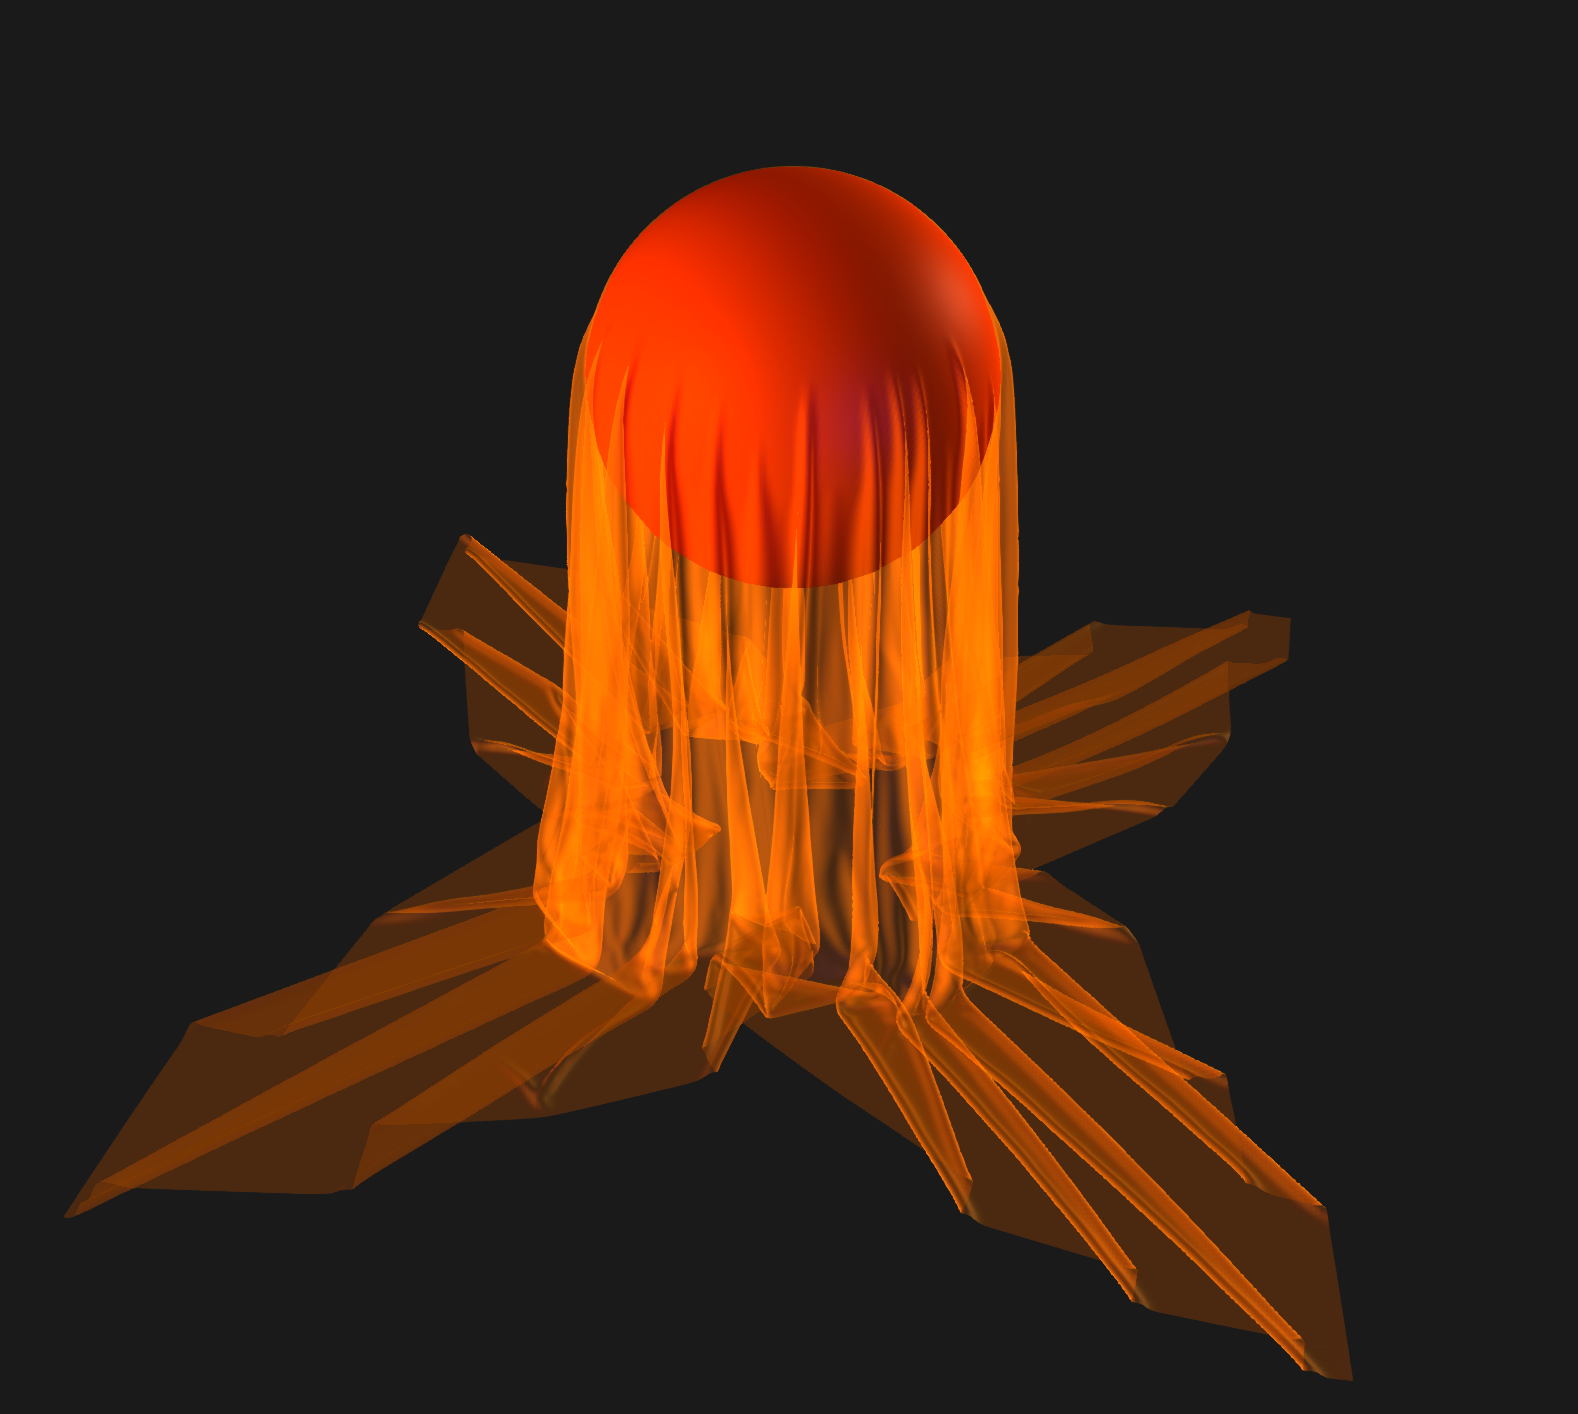

This chart was generated by the following Julia code:
# The MIT License (MIT)
#
# Permission is hereby granted, free of charge, to any person obtaining a copy of
# this software and associated documentation files (the "Software"), to deal in
# the Software without restriction, including without limitation the rights to
# use, copy, modify, merge, publish, distribute, sublicense, and/or sell copies of
# the Software, and to permit persons to whom the Software is furnished to do so,
# subject to the following conditions:
# The above copyright notice and this permission notice shall be included in all
# copies or substantial portions of the Software.
# THE SOFTWARE IS PROVIDED "AS IS", WITHOUT WARRANTY OF ANY KIND, EXPRESS OR
# IMPLIED, INCLUDING BUT NOT LIMITED TO THE WARRANTIES OF MERCHANTABILITY, FITNESS
# FOR A PARTICULAR PURPOSE AND NONINFRINGEMENT. IN NO EVENT SHALL THE AUTHORS OR
# COPYRIGHT HOLDERS BE LIABLE FOR ANY CLAIM, DAMAGES OR OTHER LIABILITY, WHETHER
# IN AN ACTION OF CONTRACT, TORT OR OTHERWISE, ARISING FROM, OUT OF OR IN
# CONNECTION WITH THE SOFTWARE OR THE USE OR OTHER DEALINGS IN THE SOFTWARE.

# This implementation is a based on:
# www.youtube.com/c/TenMinutePhysics
# www.matthiasMueller.info/tenMinutePhysics

using LinearAlgebra
using CUDA, KernelAbstractions, Atomix
using GLMakie, GeometryBasics
using StaticArrays

const SVec3 = SVector{3, Float32}

function init_state(;
        numSubsteps = 30,
        timeStep = 1.0f0 / 60.0f0,
        gravity = SVec3(0, 0, -10),
        sphereCenter = SVec3(0, 0, 1.5),
        sphereRadius = 0.5f0,
        numX = 500,
        numY = 500,
        spacing = 0.01f0,
        zOffset = 2.2f0
    )
    # targetFps = 60
    # paused = false 
    # hidden = false 
    # frameNr = 0

    # dragParticleNr = -1
    # dragDepth = 0.0
    # dragInvMass = 0.0

    numX += numX % 2
    numY += numY % 2 

    numParticles = (numX + 1) * (numY + 1)
    hostPos = zeros(SVec3, numX + 1, numY + 1)
    # hostNormals = zeros(SVec3, 2 * numX * numY)
    hostInvMass = ones(Float32, numParticles)
    hostTriIds = Vector{GLTriangleFace}(undef, 2 * numX * numY)


    k = 1
    for I in CartesianIndices(hostPos)
        id = LinearIndices(hostPos)[I]

        hostPos[I] = SVec3(
                    (-numX * 0.5 + I[1] - 1)*spacing, 
                    (-numY * 0.5 + I[2] - 1)*spacing,
                    zOffset
                )

        if I[1] <= numX && I[2] <= numY
            tI = Tuple(I)
            hostTriIds[k] = GLTriangleFace(id, id + 1, id + numY + 1)
            hostTriIds[k+1] = GLTriangleFace(id + 1, id + numY + 2, id + numY + 1)
            k += 2
        end
    end

    pos = cu(hostPos)
    prevPos = cu(hostPos)
    restPos = cu(hostPos)
    invMass = cu(hostInvMass)
    corr = CUDA.zeros(SVec3, numX+1, numY+1)
    vel = CUDA.zeros(SVec3, numX+1, numY+1)
    # normals = cu(hostNormals)
    triIds = cu(hostTriIds)

    # constraints
    passSizes = (
        (numX + 1) * floor(Int, numY / 2),
        (numX + 1) * floor(Int, numY / 2),
        floor(Int, numX / 2) * (numY + 1),
        floor(Int, numX / 2) * (numY + 1),
        2 * numX * numY + (numX + 1) * (numY - 1) + (numY + 1) * (numX - 1)
    )


    passIndependent = (true, true, true, true, false)

    numDistConstraints = sum(passSizes)

    hostDistConstIds = Array{NTuple{2, Int32}}(undef, numDistConstraints)

    LI = LinearIndices(pos)

    # stretch constraints
    begin
        k = 1
        for passNr in 1:2
            for i in passNr:2:size(pos,1)-1, j in 1:size(pos, 2)
                hostDistConstIds[k] = (LI[i,j], LI[i+1,j])
                k += 1
            end
        end

        for passNr in 1:2
            for i in 1:size(pos, 1), j in passNr:2:size(pos,2)-1
                hostDistConstIds[k] = (LI[i,j], LI[i,j+1])
                k += 1
            end
        end

        # shear constraints 

        for i in 1:size(pos,1)-1, j in 1:size(pos,2)-1
            hostDistConstIds[k] = (LI[i,j], LI[i+1,j+1])
            k += 1
            hostDistConstIds[k] = (LI[i+1,j], LI[i,j+1])
            k += 1
        end

        # bending constraints 

        for i in 1:size(pos,1)-2, j in 1:size(pos,2)
            hostDistConstIds[k] = (LI[i,j], LI[i+2,j])
            k += 1
        end

        for i in 1:size(pos,1), j in 1:size(pos,2)-2
            hostDistConstIds[k] = (LI[i,j], LI[i,j+2])
            k += 1
        end
    end

    distConstIds = cu(hostDistConstIds)

    @kernel function computeRestLengths(pos, constIds, restLengths)
        cNr = @index(Global)
        p0 = pos[constIds[cNr][1]]
        p1 = pos[constIds[cNr][2]]
        restLengths[cNr] = norm(p0 - p1)
    end

    constRestLengths = CUDA.zeros(numDistConstraints)

    backend = get_backend(pos)
    computeRestLengths(backend, 64)(pos, distConstIds, constRestLengths, ndrange = numDistConstraints)
    KernelAbstractions.synchronize(backend)


    state = (;
        pos, 
        vel,
        triIds,
        # normals,
        prevPos,
        invMass,
        corr,
        passSizes, 
        passIndependent,
        distConstIds,
        constRestLengths, 
        restPos,
        hostPos,
        hostTriIds,
        # hostNormals
    )

    params = (;
        timeStep,    
        numSubsteps,
        gravity, 
        sphereCenter = sphereCenter + SVec3(0,0,0),
        sphereRadius,
        jacobiScale = 0.2f0
    )

    return (;state, params)
end

# helper function to support atomic add of static vectors
function vecAtomicAdd(x, i, y::SVec3)
    x_ = reshape(reinterpret(Float32, x), 3, length(x))
    Atomix.@atomic x_[1,i] += y[1]
    Atomix.@atomic x_[2,i] += y[2]
    Atomix.@atomic x_[3,i] += y[3]
end

# compute normals 
# @kernel function addNormals(@Const(pos), @Const(triIds), normals)
#     triNr = @index(Global)

#     id0, id1, id2 = convert.(UInt32, triIds[triNr])
#     normal = cross(pos[id1] - pos[id0], pos[id2] - pos[id0])
#     vecAtomicAdd(normals, id0, normal)
#     vecAtomicAdd(normals, id1, normal)
#     vecAtomicAdd(normals, id2, normal)
# end

# @kernel function normalizeNormals(normals)
#     normalId = @index(Global)
#     normals[normalId] = normalize(normals[normalId]) 
# end


@kernel function integrate(dt, gravity, invMass, prevPos, pos, vel, sphereCenter, sphereRadius)
    pNr = @index(Global)

    prevPos[pNr] = pos[pNr]
    if invMass[pNr] != 0.0f0
        vel[pNr] += gravity * dt 
        pos[pNr] += vel[pNr] * dt 

        thickness = 0.001f0
        friction = 0.01f0

        d = norm(pos[pNr] - sphereCenter)
        if d < (sphereRadius + thickness)
            p = pos[pNr] * (1.0f0 - friction) + prevPos[pNr] * friction 
            r = p - sphereCenter
            d = norm(r)
            pos[pNr] = sphereCenter + r * ((sphereRadius + thickness) / d)
        end

        p = pos[pNr]
        if p[3] < thickness
            p = pos[pNr] * (1.0f0 - friction) + prevPos[pNr] * friction 
            pos[pNr] = SVec3(p[1], p[2], thickness)
        end
    end
end

@kernel function updateVel(dt, prevPos, pos, vel)
    pNr = @index(Global)
    vel[pNr] = (pos[pNr] - prevPos[pNr]) / dt
end

@kernel function solveDistanceConstraints(useJaccobi, firstConstraint, invMass, pos, corr, constIds, restLengths)
    cNr = firstConstraint + @index(Global)
    id0, id1 = constIds[cNr]
    w0 = invMass[id0]
    w1 = invMass[id1]

    w = w0 + w1 
    if w != 0.0 
        p0 = pos[id0]
        p1 = pos[id1]

        d = p1 - p0 
        l = norm(d)
        n = d ./ l
        l0 = restLengths[cNr]
        dP = n * (l - l0) / w 
        if useJaccobi == true
            vecAtomicAdd(corr, id0, w0 * dP)
            vecAtomicAdd(corr, id1, -w1 * dP)
        else
            vecAtomicAdd(pos, id0, w0 * dP)
            vecAtomicAdd(pos, id1, -w1 * dP)
        end
    end
end

@kernel function addCorrections(pos, corr, scale)
    pNr = @index(Global)
    pos[pNr] += corr[pNr] * scale 
end

function simulate!(s, p, backend = CUDABackend(), nworkgroups = 256)  # state, params
    (;pos, vel, prevPos, hostPos, invMass, corr, distConstIds, constRestLengths, passSizes, passIndependent) = s
    # (;normals, triIds, hostNormals) = s
    (;timeStep, numSubsteps, gravity, sphereCenter, sphereRadius, jacobiScale) = p
    
    dt = timeStep / numSubsteps
    for step in 1:numSubsteps
        integrate(backend, nworkgroups)(dt, gravity, invMass, prevPos, pos, vel, sphereCenter, sphereRadius, ndrange = length(pos))

        firstConstraint = 0
        for passNr in 1:5
            numConstraints = passSizes[passNr]

            if passIndependent[passNr]
                # use Gauss-Seidel 
                solveDistanceConstraints(backend, nworkgroups)(false, firstConstraint, invMass, pos, corr, distConstIds, constRestLengths, ndrange = numConstraints)
            else 
                # use Jaccobi 
                fill!(corr, zero(SVec3))
                solveDistanceConstraints(backend, nworkgroups)(true, firstConstraint, invMass, pos, corr, distConstIds, constRestLengths, ndrange = numConstraints)
                addCorrections(backend, nworkgroups)(pos, corr, jacobiScale, ndrange = length(pos))
            end

            firstConstraint += numConstraints
        end
        updateVel(backend, nworkgroups)(dt, prevPos, pos, vel, ndrange = length(vel))

        #TODO: add constraint solvers
    end
    
    # update normals 
    # fill!(normals, zero(SVec3))
    # addNormals(backend, nworkgroups)(pos, triIds, normals, ndrange = length(triIds))
    # normalizeNormals(backend, nworkgroups)(normals, ndrange = length(normals))
    # KernelAbstractions.synchronize(backend)

    copy!(hostPos, pos)
    # copy!(hostNormals, normals)
end


function reset!(s)
    fill!(s.vel, zero(SVec3))
    copy!(s.pos, s.restPos)
    copy!(s.hostPos, s.pos)
end




# visualisation

function init_plot(state, params)
    
    # prepare data pipeline
    stateObs = Observable(state)
    msh = @lift GeometryBasics.Mesh(reinterpret(Point3f, vec($stateObs.hostPos)), state.hostTriIds)
    
    # lights
    lights = [
        DirectionalLight(RGBf(0, 0, 0.7), Vec3f(-4, -4, 0)),
        DirectionalLight(RGBf(0.7, 0.2, 0), Vec3f(-4, 4, -1)),
        DirectionalLight(RGBf(0.7, 0.7, 0.7), Vec3f(4, -4, -1)),
        AmbientLight(RGBf(0.3, 0.2, 0.2))
    ]

    set_theme!(theme_dark())
    fig = Figure(size = (800, 800)) 
    ax = LScene(fig[1,1], scenekw = (;lights, camera = cam3d!,), show_axis = false)

    mesh!(msh, transparency = true, color = (:orange, 0.4), backlight = 1)
    meshscatter!([Point3f(params.sphereCenter)], markersize = params.sphereRadius, color = :red)
    cam = cameracontrols(ax.scene)
    cam.lookat[] = params.sphereCenter - Vec(0,0,1)
    rotate_cam!(ax.scene, cam, (0.0, -pi/5, 0.0))
    update_cam!(ax.scene, cam)

    display(fig) 

    return fig, stateObs
end

function update_plot!(stateObs, state, params)
    stateObs[] = state
end



# reset!(state)
# update_plot!(posObs, state, params)
# for i in 1:200 
#     simulate!(state, params)
#     update_plot!(posObs, state, params)
#     sleep(0.001)
# end



# init 
state, params = init_state()


begin 
    reset!(state)
    fig, stateObs = init_plot(state, params)
    ax = content(fig[1,1])

    Makie.record(fig, "16-GPUCloth.mp4", 1:200; update = false, visible=true) do i 
        simulate!(state, params)
        update_plot!(stateObs, state, params)

        cam = cameracontrols(ax.scene)
        if i == 1  # I don't know how to change initial camera with LScene...

            cam.lookat[] = params.sphereCenter - Vec(0,0,1)
            translate_cam!(ax.scene, cam, Vec3f(0.0, 0.0, -2))
            zoom!(ax.scene, cam, 0.75)
            update_cam!(ax.scene, cam)
        end
    end
end



# @time simulate!(state, params, CUDABackend(), 128)
# 0.034735 seconds (10.44 k allocations: 409.734 KiB)
